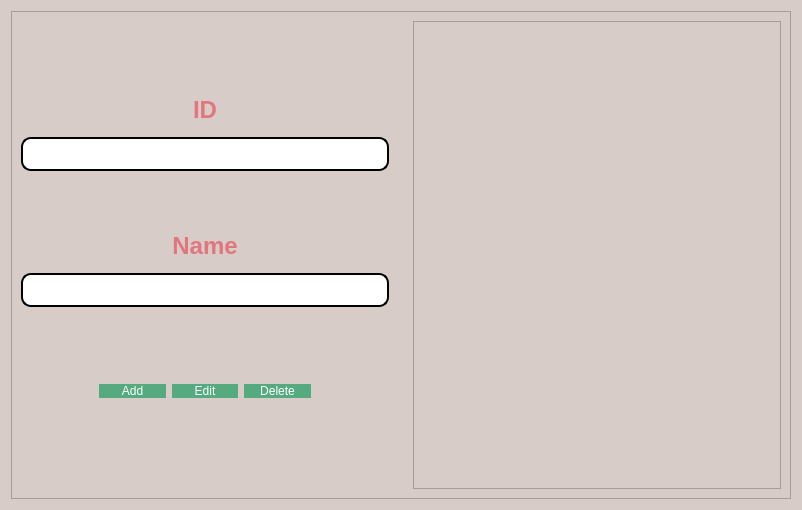
<?xml version="1.0" encoding="UTF-8"?>
<ui version="4.0">
 <class>manageBooks</class>
 <widget class="QDialog" name="manageBooks">
  <property name="geometry">
   <rect>
    <x>0</x>
    <y>0</y>
    <width>802</width>
    <height>510</height>
   </rect>
  </property>
  <property name="windowTitle">
   <string>Dialog</string>
  </property>
  <property name="styleSheet">
   <string notr="true">   background-color: #D7CCC8; /* bois clair */</string>
  </property>
  <layout class="QHBoxLayout" name="horizontalLayout_6">
   <item>
    <widget class="QFrame" name="frame">
     <property name="styleSheet">
      <string notr="true"/>
     </property>
     <property name="frameShape">
      <enum>QFrame::Shape::StyledPanel</enum>
     </property>
     <property name="frameShadow">
      <enum>QFrame::Shadow::Raised</enum>
     </property>
     <layout class="QHBoxLayout" name="horizontalLayout_4">
      <item>
       <layout class="QVBoxLayout" name="verticalLayout">
        <item>
         <spacer name="verticalSpacer_3">
          <property name="orientation">
           <enum>Qt::Orientation::Vertical</enum>
          </property>
          <property name="sizeType">
           <enum>QSizePolicy::Policy::Fixed</enum>
          </property>
          <property name="sizeHint" stdset="0">
           <size>
            <width>20</width>
            <height>68</height>
           </size>
          </property>
         </spacer>
        </item>
        <item>
         <widget class="QLabel" name="label">
          <property name="styleSheet">
           <string notr="true">font: 10pt &quot;Comic Sans MS&quot;;
color: rgb(0, 0, 0);</string>
          </property>
          <property name="text">
           <string>&lt;html&gt;&lt;head/&gt;&lt;body&gt;&lt;p align=&quot;center&quot;&gt;&lt;span style=&quot; font-family:'georgia'; font-size:18pt; font-weight:700; color:#e0777d;&quot;&gt;ID&lt;/span&gt;&lt;/p&gt;&lt;/body&gt;&lt;/html&gt;</string>
          </property>
         </widget>
        </item>
        <item>
         <layout class="QHBoxLayout" name="horizontalLayout_2">
          <item>
           <widget class="QLineEdit" name="ID">
            <property name="styleSheet">
             <string notr="true">QLineEdit{
	background-color: rgb(255, 255, 255);
	 border: 2px  solid;
     border-radius: 10px;
	font: 24px
}</string>
            </property>
           </widget>
          </item>
         </layout>
        </item>
        <item>
         <spacer name="verticalSpacer_2">
          <property name="orientation">
           <enum>Qt::Orientation::Vertical</enum>
          </property>
          <property name="sizeType">
           <enum>QSizePolicy::Policy::Fixed</enum>
          </property>
          <property name="sizeHint" stdset="0">
           <size>
            <width>20</width>
            <height>48</height>
           </size>
          </property>
         </spacer>
        </item>
        <item>
         <widget class="QLabel" name="label_3">
          <property name="styleSheet">
           <string notr="true">font: 10pt &quot;Comic Sans MS&quot;;
color: rgb(0, 0, 0);</string>
          </property>
          <property name="text">
           <string>&lt;html&gt;&lt;head/&gt;&lt;body&gt;&lt;p align=&quot;center&quot;&gt;&lt;span style=&quot; font-family:'georgia'; font-size:18pt; font-weight:700; color:#e0777d;&quot;&gt;Name&lt;/span&gt;&lt;/p&gt;&lt;/body&gt;&lt;/html&gt;</string>
          </property>
         </widget>
        </item>
        <item>
         <layout class="QHBoxLayout" name="horizontalLayout_3">
          <item>
           <widget class="QLineEdit" name="Name">
            <property name="styleSheet">
             <string notr="true">QLineEdit{
	background-color: rgb(255, 255, 255);
	 border: 2px  solid;
     border-radius: 10px;
	font: 24px
}</string>
            </property>
           </widget>
          </item>
         </layout>
        </item>
        <item>
         <spacer name="verticalSpacer">
          <property name="orientation">
           <enum>Qt::Orientation::Vertical</enum>
          </property>
          <property name="sizeType">
           <enum>QSizePolicy::Policy::Fixed</enum>
          </property>
          <property name="sizeHint" stdset="0">
           <size>
            <width>17</width>
            <height>68</height>
           </size>
          </property>
         </spacer>
        </item>
        <item>
         <layout class="QHBoxLayout" name="horizontalLayout_7">
          <item>
           <spacer name="horizontalSpacer_3">
            <property name="orientation">
             <enum>Qt::Orientation::Horizontal</enum>
            </property>
            <property name="sizeType">
             <enum>QSizePolicy::Policy::Fixed</enum>
            </property>
            <property name="sizeHint" stdset="0">
             <size>
              <width>78</width>
              <height>20</height>
             </size>
            </property>
           </spacer>
          </item>
          <item>
           <layout class="QHBoxLayout" name="horizontalLayout">
            <item>
             <widget class="QPushButton" name="add">
              <property name="styleSheet">
               <string notr="true">QPushButton
{ 
	border-radius:15px;
	font: 16pt &quot;georgia&quot;;
	background-color:rgb(85, 170, 127);
	padding : 0 4px;
	border-radius:20px;
	color:white
}


QPushButton:hover:!pressed

{
background:#52b788;
}
</string>
              </property>
              <property name="text">
               <string>Add</string>
              </property>
             </widget>
            </item>
            <item>
             <widget class="QPushButton" name="edit">
              <property name="styleSheet">
               <string notr="true">QPushButton
{ 
	border-radius:15px;
	font: 16pt &quot;georgia&quot;;
	background-color:rgb(85, 170, 127);
	padding : 0 4px;
	border-radius:20px;
	color:white
}


QPushButton:hover:!pressed

{
background:#52b788;
}
</string>
              </property>
              <property name="text">
               <string>Edit</string>
              </property>
             </widget>
            </item>
            <item>
             <widget class="QPushButton" name="deleteButton">
              <property name="styleSheet">
               <string notr="true">QPushButton
{ 
	border-radius:15px;
	font: 16pt &quot;georgia&quot;;
	background-color:rgb(85, 170, 127);
	padding : 0 4px;
	border-radius:20px;
	color:white
}


QPushButton:hover:!pressed

{
background:#52b788;
}
</string>
              </property>
              <property name="text">
               <string>Delete</string>
              </property>
             </widget>
            </item>
           </layout>
          </item>
          <item>
           <spacer name="horizontalSpacer_4">
            <property name="orientation">
             <enum>Qt::Orientation::Horizontal</enum>
            </property>
            <property name="sizeType">
             <enum>QSizePolicy::Policy::Fixed</enum>
            </property>
            <property name="sizeHint" stdset="0">
             <size>
              <width>78</width>
              <height>20</height>
             </size>
            </property>
           </spacer>
          </item>
         </layout>
        </item>
        <item>
         <spacer name="verticalSpacer_4">
          <property name="orientation">
           <enum>Qt::Orientation::Vertical</enum>
          </property>
          <property name="sizeType">
           <enum>QSizePolicy::Policy::Fixed</enum>
          </property>
          <property name="sizeHint" stdset="0">
           <size>
            <width>17</width>
            <height>88</height>
           </size>
          </property>
         </spacer>
        </item>
       </layout>
      </item>
      <item>
       <spacer name="horizontalSpacer_2">
        <property name="orientation">
         <enum>Qt::Orientation::Horizontal</enum>
        </property>
        <property name="sizeType">
         <enum>QSizePolicy::Policy::Fixed</enum>
        </property>
        <property name="sizeHint" stdset="0">
         <size>
          <width>18</width>
          <height>20</height>
         </size>
        </property>
       </spacer>
      </item>
      <item>
       <widget class="QTableView" name="genreTableView">
        <property name="styleSheet">
         <string notr="true">QHeaderView::section { background-color: #E0777D; font: solid;
color:white;
}</string>
        </property>
        <property name="selectionBehavior">
         <enum>QAbstractItemView::SelectionBehavior::SelectRows</enum>
        </property>
        <attribute name="horizontalHeaderDefaultSectionSize">
         <number>200</number>
        </attribute>
        <attribute name="verticalHeaderVisible">
         <bool>false</bool>
        </attribute>
       </widget>
      </item>
     </layout>
    </widget>
   </item>
  </layout>
 </widget>
 <resources/>
 <connections/>
</ui>
